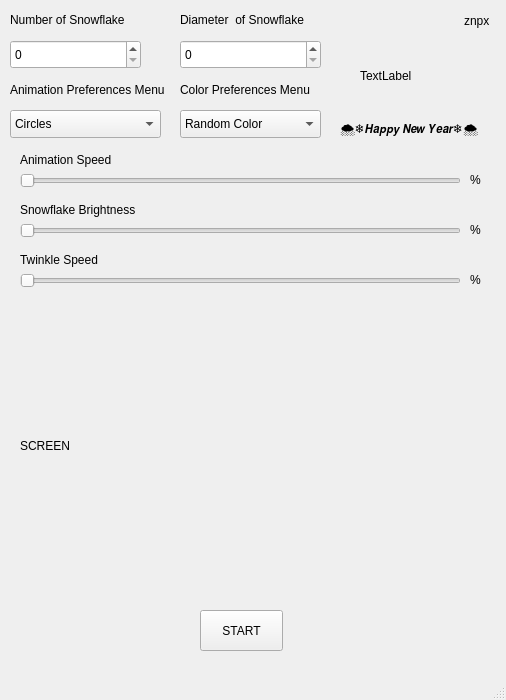
<?xml version="1.0" encoding="UTF-8"?>
<ui version="4.0">
 <class>MainWindow</class>
 <widget class="QMainWindow" name="MainWindow">
  <property name="geometry">
   <rect>
    <x>0</x>
    <y>0</y>
    <width>506</width>
    <height>700</height>
   </rect>
  </property>
  <property name="windowTitle">
   <string>MainWindow</string>
  </property>
  <widget class="QWidget" name="centralwidget">
   <widget class="QPushButton" name="startBt">
    <property name="geometry">
     <rect>
      <x>200</x>
      <y>610</y>
      <width>83</width>
      <height>41</height>
     </rect>
    </property>
    <property name="text">
     <string>START</string>
    </property>
   </widget>
   <widget class="QSpinBox" name="snowflake_spinbx">
    <property name="geometry">
     <rect>
      <x>10</x>
      <y>40</y>
      <width>131</width>
      <height>29</height>
     </rect>
    </property>
   </widget>
   <widget class="QLabel" name="label">
    <property name="geometry">
     <rect>
      <x>10</x>
      <y>10</y>
      <width>131</width>
      <height>20</height>
     </rect>
    </property>
    <property name="text">
     <string>Number of Snowflake</string>
    </property>
   </widget>
   <widget class="QLabel" name="Screen">
    <property name="geometry">
     <rect>
      <x>20</x>
      <y>300</y>
      <width>461</width>
      <height>291</height>
     </rect>
    </property>
    <property name="styleSheet">
     <string notr="true"/>
    </property>
    <property name="text">
     <string>SCREEN</string>
    </property>
   </widget>
   <widget class="QSlider" name="Speed_sldr">
    <property name="geometry">
     <rect>
      <x>20</x>
      <y>160</y>
      <width>441</width>
      <height>41</height>
     </rect>
    </property>
    <property name="minimum">
     <number>1</number>
    </property>
    <property name="maximum">
     <number>100</number>
    </property>
    <property name="orientation">
     <enum>Qt::Orientation::Horizontal</enum>
    </property>
   </widget>
   <widget class="QLabel" name="label_2">
    <property name="geometry">
     <rect>
      <x>470</x>
      <y>170</y>
      <width>31</width>
      <height>20</height>
     </rect>
    </property>
    <property name="text">
     <string>%</string>
    </property>
   </widget>
   <widget class="QLabel" name="label_3">
    <property name="geometry">
     <rect>
      <x>20</x>
      <y>150</y>
      <width>121</width>
      <height>20</height>
     </rect>
    </property>
    <property name="text">
     <string>Animation Speed</string>
    </property>
   </widget>
   <widget class="QSpinBox" name="extent_snowflake_spnbx">
    <property name="geometry">
     <rect>
      <x>180</x>
      <y>40</y>
      <width>141</width>
      <height>29</height>
     </rect>
    </property>
   </widget>
   <widget class="QLabel" name="label_4">
    <property name="geometry">
     <rect>
      <x>180</x>
      <y>10</y>
      <width>141</width>
      <height>20</height>
     </rect>
    </property>
    <property name="text">
     <string>Diameter  of Snowflake</string>
    </property>
   </widget>
   <widget class="QComboBox" name="color_combobx">
    <property name="geometry">
     <rect>
      <x>180</x>
      <y>110</y>
      <width>141</width>
      <height>28</height>
     </rect>
    </property>
    <item>
     <property name="text">
      <string>Random Color</string>
     </property>
    </item>
    <item>
     <property name="text">
      <string>Steady Color</string>
     </property>
    </item>
   </widget>
   <widget class="QLabel" name="label_5">
    <property name="geometry">
     <rect>
      <x>180</x>
      <y>80</y>
      <width>141</width>
      <height>20</height>
     </rect>
    </property>
    <property name="text">
     <string>Color Preferences Menu</string>
    </property>
   </widget>
   <widget class="QLabel" name="label_6">
    <property name="geometry">
     <rect>
      <x>20</x>
      <y>200</y>
      <width>121</width>
      <height>20</height>
     </rect>
    </property>
    <property name="text">
     <string>Snowflake Brightness</string>
    </property>
   </widget>
   <widget class="QLabel" name="label_7">
    <property name="geometry">
     <rect>
      <x>470</x>
      <y>220</y>
      <width>31</width>
      <height>20</height>
     </rect>
    </property>
    <property name="text">
     <string>%</string>
    </property>
   </widget>
   <widget class="QSlider" name="brightness_sldr">
    <property name="geometry">
     <rect>
      <x>20</x>
      <y>210</y>
      <width>441</width>
      <height>41</height>
     </rect>
    </property>
    <property name="maximum">
     <number>255</number>
    </property>
    <property name="orientation">
     <enum>Qt::Orientation::Horizontal</enum>
    </property>
   </widget>
   <widget class="QLabel" name="label_9">
    <property name="geometry">
     <rect>
      <x>10</x>
      <y>80</y>
      <width>161</width>
      <height>20</height>
     </rect>
    </property>
    <property name="text">
     <string>Animation Preferences Menu</string>
    </property>
   </widget>
   <widget class="QComboBox" name="comboBox">
    <property name="geometry">
     <rect>
      <x>10</x>
      <y>110</y>
      <width>151</width>
      <height>28</height>
     </rect>
    </property>
    <item>
     <property name="text">
      <string>Circles</string>
     </property>
    </item>
    <item>
     <property name="text">
      <string>Stars</string>
     </property>
    </item>
    <item>
     <property name="text">
      <string>Squares</string>
     </property>
    </item>
    <item>
     <property name="text">
      <string>SnowFlakes</string>
     </property>
    </item>
   </widget>
   <widget class="QSlider" name="brightness_sldr_2">
    <property name="geometry">
     <rect>
      <x>20</x>
      <y>260</y>
      <width>441</width>
      <height>41</height>
     </rect>
    </property>
    <property name="maximum">
     <number>255</number>
    </property>
    <property name="orientation">
     <enum>Qt::Orientation::Horizontal</enum>
    </property>
   </widget>
   <widget class="QLabel" name="label_8">
    <property name="geometry">
     <rect>
      <x>20</x>
      <y>250</y>
      <width>121</width>
      <height>20</height>
     </rect>
    </property>
    <property name="text">
     <string>Twinkle Speed</string>
    </property>
   </widget>
   <widget class="QLabel" name="label_10">
    <property name="geometry">
     <rect>
      <x>470</x>
      <y>270</y>
      <width>31</width>
      <height>20</height>
     </rect>
    </property>
    <property name="text">
     <string>%</string>
    </property>
   </widget>
   <widget class="QLabel" name="zenopix_icon">
    <property name="geometry">
     <rect>
      <x>360</x>
      <y>30</y>
      <width>111</width>
      <height>91</height>
     </rect>
    </property>
    <property name="text">
     <string>TextLabel</string>
    </property>
   </widget>
   <widget class="QLabel" name="znpx">
    <property name="geometry">
     <rect>
      <x>464</x>
      <y>5</y>
      <width>41</width>
      <height>31</height>
     </rect>
    </property>
    <property name="text">
     <string>znpx</string>
    </property>
   </widget>
   <widget class="QLabel" name="label_11">
    <property name="geometry">
     <rect>
      <x>340</x>
      <y>120</y>
      <width>161</width>
      <height>20</height>
     </rect>
    </property>
    <property name="text">
     <string>🌨❄𝙃𝙖𝙥𝙥𝙮 𝙉𝙚𝙬 𝙔𝙚𝙖𝙧❄🌨️</string>
    </property>
   </widget>
  </widget>
  <widget class="QMenuBar" name="menubar">
   <property name="geometry">
    <rect>
     <x>0</x>
     <y>0</y>
     <width>506</width>
     <height>21</height>
    </rect>
   </property>
  </widget>
  <widget class="QStatusBar" name="statusbar"/>
 </widget>
 <resources/>
 <connections/>
</ui>
